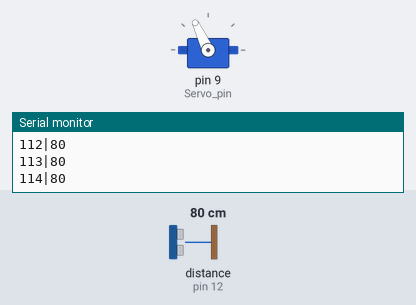
A sketch run on a simulated Arduino Uno, built with avr-gcc and run on an emulated ATmega328P. Shown: servo, the last lines printed to the serial monitor. The inputs (shaded band) are chosen by the test bench; at power-on: distance to the obstacle (sensor on pin 12) 80 cm. The echo pulse lasts 58.3 µs per cm.

Above: at 1.27 s.
1.3 s: distance to the obstacle (sensor on pin 12) set to 2 cm
At 1.83 s:
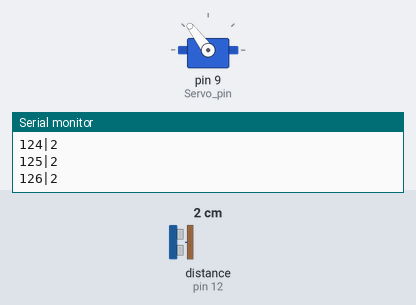
4.3 s: distance to the obstacle (sensor on pin 12) set to 120 cm
At 4.48 s:
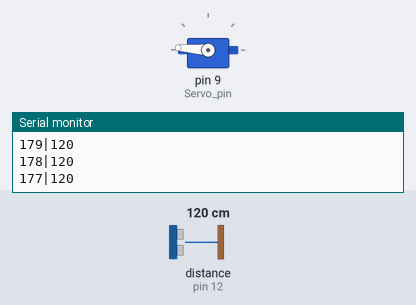
7.3 s: distance to the obstacle (sensor on pin 12) set to 4 cm
At 8.4 s:
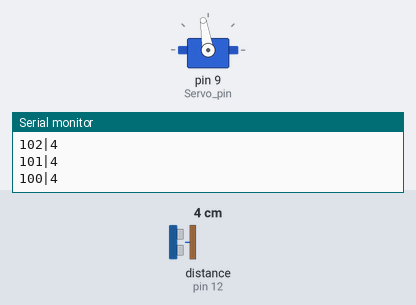
13.3 s: distance to the obstacle (sensor on pin 12) set to 250 cm
Timing chart, 0 to 17.3 s (numbered marks = the images above; inputs shaded):
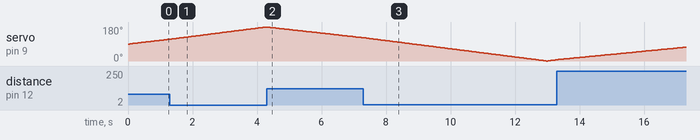

The sketch:

SoundScanner.ino
```cpp
#include <Servo.h>
#include "SR04.h"
#define TRIG_PIN 12
#define ECHO_PIN 11


const int Servo_pin = 9;
const int SW_pin = 2; // digital pin connected to switch output
const int X_pin = 0; // analog pin connected to X output
const int Y_pin = 1; // analog pin connected to Y output

const int MAX_Y = 1024;
const int MAX_DEGREE = 180;

Servo myservo;
SR04 sr04 = SR04(ECHO_PIN,TRIG_PIN);
long distance;

int degree = 90;
bool inc = true;


void setup()
{
  Serial.begin(9600);
  myservo.attach(Servo_pin);
  pinMode(SW_pin, INPUT);
  digitalWrite(SW_pin, HIGH);

  myservo.write(degree);
}

void loop()
{
//  float transition = float(analogRead(Y_pin)) / MAX_Y ;
//  int theta = (transition * MAX_DEGREE) ;

  myservo.write(degree);
  delay(10);
  distance=sr04.Distance();
  delay(10);
  Serial.print(degree);
  Serial.print("|");
  Serial.println(distance);

  if (inc)
    degree ++;
  else
    degree --;

  if (degree == 180)
    inc = false;
  if (degree == 0)
    inc = true;
}
```
